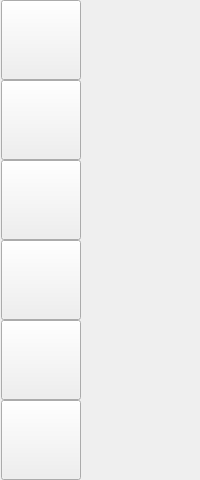
     <widget class="QWidget" name="verticalWidget" native="true">
      <layout class="QVBoxLayout" name="buttonField">
       <property name="spacing">
        <number>0</number>
       </property>
       <property name="leftMargin">
        <number>1</number>
       </property>
       <property name="topMargin">
        <number>0</number>
       </property>
       <property name="rightMargin">
        <number>0</number>
       </property>
       <property name="bottomMargin">
        <number>0</number>
       </property>
       <item>
        <widget class="QPushButton" name="addUserButton">
         <property name="minimumSize">
          <size>
           <width>80</width>
           <height>80</height>
          </size>
         </property>
         <property name="maximumSize">
          <size>
           <width>80</width>
           <height>80</height>
          </size>
         </property>
         <property name="text">
          <string/>
         </property>
         <property name="icon">
          <iconset resource="resource.qrc">
           <normaloff>:/Icons/user-man-add23-512.png</normaloff>:/Icons/user-man-add23-512.png</iconset>
         </property>
         <property name="iconSize">
          <size>
           <width>65</width>
           <height>65</height>
          </size>
         </property>
        </widget>
       </item>
       <item>
        <widget class="QPushButton" name="findUserButton">
         <property name="minimumSize">
          <size>
           <width>80</width>
           <height>80</height>
          </size>
         </property>
         <property name="maximumSize">
          <size>
           <width>80</width>
           <height>80</height>
          </size>
         </property>
         <property name="text">
          <string/>
         </property>
         <property name="icon">
          <iconset resource="resource.qrc">
           <normaloff>:/Icons/search-icon.png</normaloff>:/Icons/search-icon.png</iconset>
         </property>
         <property name="iconSize">
          <size>
           <width>65</width>
           <height>65</height>
          </size>
         </property>
        </widget>
       </item>
       <item>
        <widget class="QPushButton" name="verifySignup_Button">
         <property name="minimumSize">
          <size>
           <width>80</width>
           <height>80</height>
          </size>
         </property>
         <property name="maximumSize">
          <size>
           <width>80</width>
           <height>80</height>
          </size>
         </property>
         <property name="text">
          <string/>
         </property>
         <property name="icon">
          <iconset resource="resource.qrc">
           <normaloff>:/Icons/Male_Avatar_Check-512.png</normaloff>:/Icons/Male_Avatar_Check-512.png</iconset>
         </property>
         <property name="iconSize">
          <size>
           <width>65</width>
           <height>65</height>
          </size>
         </property>
        </widget>
       </item>
       <item>
        <widget class="QPushButton" name="editUserButton">
         <property name="minimumSize">
          <size>
           <width>80</width>
           <height>80</height>
          </size>
         </property>
         <property name="maximumSize">
          <size>
           <width>80</width>
           <height>80</height>
          </size>
         </property>
         <property name="text">
          <string/>
         </property>
         <property name="icon">
          <iconset resource="resource.qrc">
           <normaloff>:/Icons/user2-edit-512.png</normaloff>:/Icons/user2-edit-512.png</iconset>
         </property>
         <property name="iconSize">
          <size>
           <width>70</width>
           <height>70</height>
          </size>
         </property>
         <property name="checkable">
          <bool>true</bool>
         </property>
        </widget>
       </item>
       <item>
        <widget class="QPushButton" name="changePW_Button">
         <property name="minimumSize">
          <size>
           <width>80</width>
           <height>80</height>
          </size>
         </property>
         <property name="maximumSize">
          <size>
           <width>80</width>
           <height>80</height>
          </size>
         </property>
         <property name="text">
          <string/>
         </property>
         <property name="icon">
          <iconset resource="resource.qrc">
           <normaloff>:/Icons/password-recovery.png</normaloff>:/Icons/password-recovery.png</iconset>
         </property>
         <property name="iconSize">
          <size>
           <width>65</width>
           <height>65</height>
          </size>
         </property>
         <property name="checkable">
          <bool>true</bool>
         </property>
        </widget>
       </item>
       <item>
        <widget class="QPushButton" name="aboutLIBPRO_button">
         <property name="minimumSize">
          <size>
           <width>80</width>
           <height>80</height>
          </size>
         </property>
         <property name="maximumSize">
          <size>
           <width>80</width>
           <height>80</height>
          </size>
         </property>
         <property name="text">
          <string/>
         </property>
         <property name="icon">
          <iconset resource="resource.qrc">
           <normaloff>:/Icons/info-512.png</normaloff>:/Icons/info-512.png</iconset>
         </property>
         <property name="iconSize">
          <size>
           <width>60</width>
           <height>60</height>
          </size>
         </property>
        </widget>
       </item>
      </layout>
     </widget>
